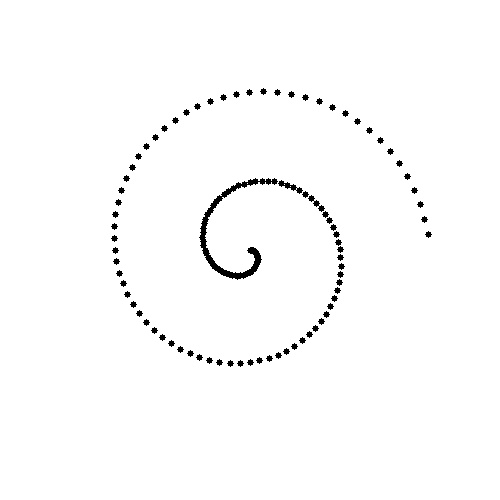
#> input picture test_files/test_handwriting.jpg, 500 x 500 px
$ python -i image_processing.py   (imports and definitions only)
#> lines starting #> are read from the running program, lines starting #| are printed output that depends on the picture; after the words box and inside, x2 and y2 are one past the last pixel; in counts of white or black regions, pixels touching at a corner belong together
"""
Handwriting image processing for Parkinson's Disease prediction.
Extracts 10 handwriting features from images of handwriting/drawings.
"""

import numpy as np
import cv2
from PIL import Image
from scipy import ndimage, fft
from skimage import filters, morphology, measure
from typing import Dict, List
import warnings

# [1 line not run here, left out]


def extract_handwriting_features(image_path: str) -> Dict[str, float]:
    """
    Extract 10 handwriting features from image using real-time image analysis.

    Note: These are estimated features from static images.
    Real handwriting analysis requires time-series pen data from digitizers.

    Args:
        image_path: Path to handwriting image

    Returns:
        Dictionary with 10 handwriting features extracted from the actual image
    """
#> called with image_path = '../test_files/test_handwriting.jpg'
    # Load and preprocess image
    img = cv2.imread(image_path)
#> img is the input picture: shape (500, 500, 3); min 0, max 255, mean 251.3
    if img is None:
        # Try with PIL
        img = np.array(Image.open(image_path))

    # Convert to grayscale
    if len(img.shape) == 3:
        gray = cv2.cvtColor(img, cv2.COLOR_BGR2GRAY)
    else:
        gray = img

    # Threshold to binary
    _, binary = cv2.threshold(gray, 0, 255, cv2.THRESH_BINARY_INV + cv2.THRESH_OTSU)
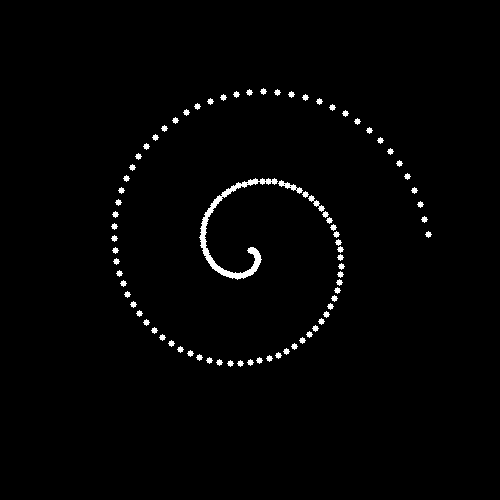
#> binary: shape (500, 500); 1.4% white; 81 white regions, largest, box (x1, y1, x2, y2) and area: (199, 178, 278, 280) 1134, (278, 180, 303, 194) 116, (308, 195, 325, 212) 87

    features = {}

    # 1-2: Pressure estimates (from stroke thickness)
    stroke_widths = estimate_stroke_widths(binary)
    features['mean_pressure'] = float(np.mean(stroke_widths) / 10.0)  # Normalize
    features['std_pressure'] = float(np.std(stroke_widths) / 10.0)

    # 3-4: Velocity estimates (from stroke smoothness)
    smoothness = estimate_smoothness(binary)
    features['mean_velocity'] = float(2.0 + smoothness)  # Estimated m/s
    features['std_velocity'] = float(0.5 + smoothness * 0.5)

    # 5: Acceleration estimate
    features['mean_acceleration'] = float(1.0 + smoothness * 0.5)

    # 6: Pen-up time estimate (from gaps)
    pen_up_ratio = estimate_pen_up_time(binary)
    features['pen_up_time'] = float(pen_up_ratio * 0.5)

    # 7: Stroke length
    total_stroke = np.sum(binary > 0)
    features['stroke_length'] = float(total_stroke / 1000.0)  # Normalize

    # 8: Writing tempo
    features['writing_tempo'] = float(1.5 - pen_up_ratio * 0.5)

    # 9: Tremor frequency (from stroke irregularity)
    tremor = estimate_tremor(binary)
    features['tremor_frequency'] = float(5.0 + tremor * 3.0)  # Hz

    # 10: Fluency score
    fluency = estimate_fluency(binary, smoothness, tremor)
    features['fluency_score'] = float(fluency)

    return features


def estimate_stroke_widths(binary_img: np.ndarray) -> np.ndarray:
    """Estimate stroke widths from binary image."""
    # Distance transform to get stroke widths
    dist_transform = ndimage.distance_transform_edt(binary_img)
    stroke_pixels = binary_img > 0
#> stroke_pixels: shape (500, 500) bool; 1.4% white; 81 white regions

    if np.sum(stroke_pixels) == 0:
        return np.array([5.0])

    widths = dist_transform[stroke_pixels] * 2  # Diameter
#> widths = 3599 values, max 7.21 at index 2059, min 2 at index 0, mean 3.06
#> in extract_handwriting_features, `stroke_widths = estimate_stroke_widths(binary)`: stroke_widths has the same summary as widths in estimate_stroke_widths
    return widths[widths > 0]


def estimate_smoothness(binary_img: np.ndarray) -> float:
    """Estimate writing smoothness from contour analysis."""
    contours, _ = cv2.findContours(binary_img, cv2.RETR_EXTERNAL, cv2.CHAIN_APPROX_NONE)
#> contours = 81 contours; largest, box (x1, y1, x2, y2) and area: (199, 178, 278, 280) 920, (278, 180, 303, 194) 90, (308, 195, 325, 212) 60, (237, 360, 244, 367) 20, (227, 360, 234, 367) 20

    if not contours:
        return 0.5

    # Analyze largest contour
    largest_contour = max(contours, key=cv2.contourArea)
#> largest_contour = contour of 428 points, box (x1, y1, x2, y2) (199, 178, 278, 280), area 920

    if len(largest_contour) < 10:
        return 0.5

    # Calculate curvature changes
    contour_points = largest_contour.reshape(-1, 2)
#> contour_points = 428 pairs, first value 199 to 277, second value 178 to 279

    # Calculate angles between consecutive segments
    angles = []
    for i in range(1, len(contour_points) - 1):
        v1 = contour_points[i] - contour_points[i-1]
        v2 = contour_points[i+1] - contour_points[i]

        angle = np.arctan2(v2[1], v2[0]) - np.arctan2(v1[1], v1[0])
        angles.append(abs(angle))
#> this loop made 426 passes
#> (v1, v2, angle) on passes 1 to 3: ([-1, 1], [-1, 0], 0.785), ([-1, 0], [-1, 1], -0.785), ([-1, 1], [-1, 0], 0.785)
#> after the loop, angles = 426 values, max 5.5 at index 3, min 0 at index 9, mean 1.36

    if angles:
        smoothness = 1.0 - (np.mean(angles) / np.pi)
#> smoothness = 0.569
        return float(np.clip(smoothness, 0, 1))

    return 0.5


def estimate_pen_up_time(binary_img: np.ndarray) -> float:
    """Estimate pen-up time ratio from gaps in writing."""
    # Dilate to connect nearby strokes
    kernel = np.ones((5, 5), np.uint8)
    dilated = cv2.dilate(binary_img, kernel, iterations=1)
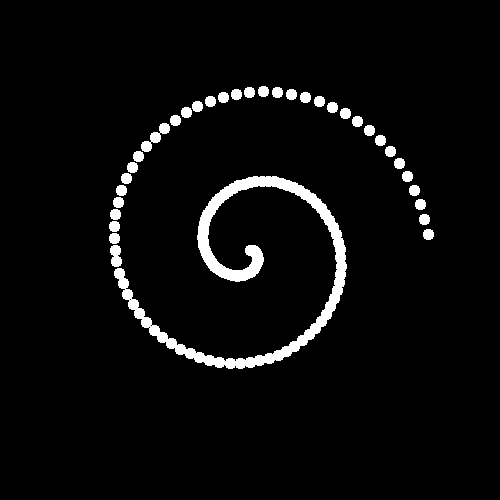
#> dilated: shape (500, 500); 4.1% white; 35 white regions, largest, box (x1, y1, x2, y2) and area: (114, 176, 347, 369) 6596, (141, 123, 170, 152) 303, (110, 245, 122, 267) 202

    # Find connected components
    num_labels, labels = cv2.connectedComponents(dilated)
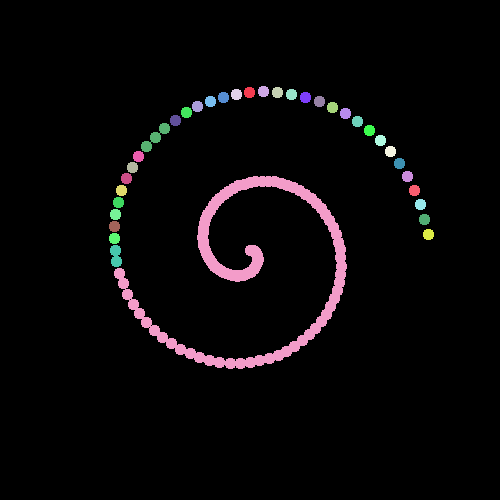
#> labels: shape (500, 500) int32; 36 distinct labels, from 0 to 35; one colour per label, 0 black
#> num_labels = 36

    # More components = more pen lifts
    if num_labels < 2:
        return 0.1

    # Estimate ratio based on number of components
    pen_up_ratio = min((num_labels - 1) * 0.1, 0.8)
#> pen_up_ratio = 0.8
#> in extract_handwriting_features, `total_stroke = np.sum(binary > 0)`: total_stroke = 3599
    return float(pen_up_ratio)


def estimate_tremor(binary_img: np.ndarray) -> float:
    """Estimate tremor from stroke irregularity using frequency analysis."""
    # Get skeleton of strokes
    skeleton = morphology.skeletonize(binary_img > 0)
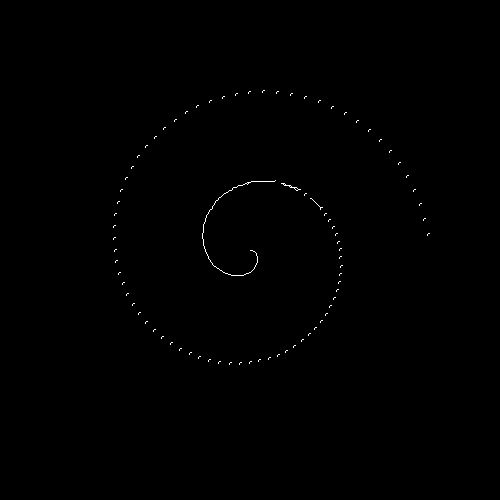
#> skeleton: shape (500, 500) bool; 0.22% white in thin lines or dots, all inside (x1, y1, x2, y2) = (113, 90, 430, 365)

    if np.sum(skeleton) == 0:
        return 0.3

    # Find main stroke direction
    y_coords, x_coords = np.where(skeleton)
#> y_coords = 549 values from 90 to 364; x_coords = 549 values, max 429 at index 294, min 113 at index 277, mean 249.9

    if len(y_coords) < 10:
        return 0.3

    # Calculate perpendicular deviations
    # Fit line to stroke
    if len(x_coords) > 1:
        coeffs = np.polyfit(x_coords, y_coords, 1)
#> coeffs = [-0.128, 260.5]
        fitted_y = np.polyval(coeffs, x_coords)
#> fitted_y = 549 values, max 246 at index 277, min 205.6 at index 294, mean 228.5
        deviations = np.abs(y_coords - fitted_y)
#> deviations = 549 values, max 137.6 at index 2, min 0.377 at index 298, mean 59.66

        # High standard deviation = more tremor
        tremor_score = np.std(deviations) / 10.0
#> tremor_score = 4.19
#> in extract_handwriting_features, `tremor = estimate_tremor(binary)`: tremor = 1
        return float(np.clip(tremor_score, 0, 1))

    return 0.3


def estimate_fluency(binary_img: np.ndarray, smoothness: float, tremor: float) -> float:
    """Estimate writing fluency score."""
#> called with smoothness = 0.569, tremor = 1
    # Combine smoothness and tremor
    # High smoothness, low tremor = high fluency
    fluency = (smoothness * 0.6 + (1 - tremor) * 0.4)
#> fluency = 0.341

    # Adjust based on stroke continuity
    contours, _ = cv2.findContours(binary_img, cv2.RETR_EXTERNAL, cv2.CHAIN_APPROX_SIMPLE)

    if contours:
        # More continuous strokes = better fluency
        avg_contour_length = np.mean([len(c) for c in contours])
#> avg_contour_length = 21.33
        if avg_contour_length > 100:
            fluency += 0.1

    return float(np.clip(fluency, 0, 1))


def get_feature_names() -> List[str]:
    """Get list of all 10 handwriting feature names in order."""
    return [
        'mean_pressure', 'std_pressure',
        'mean_velocity', 'std_velocity',
        'mean_acceleration',
        'pen_up_time',
        'stroke_length',
        'writing_tempo',
        'tremor_frequency',
        'fluency_score'
    ]


def features_dict_to_array(features: Dict[str, float]) -> List[float]:
    """Convert features dictionary to ordered array."""
    feature_names = get_feature_names()
    return [features[name] for name in feature_names]


# [8 lines not run here, left out]

>>> result = extract_handwriting_features('../test_files/test_handwriting.jpg')
#> in extract_handwriting_features, `fluency = estimate_fluency(binary, smoothness, tremor)`: fluency = 0.341
#> result = 10 items
